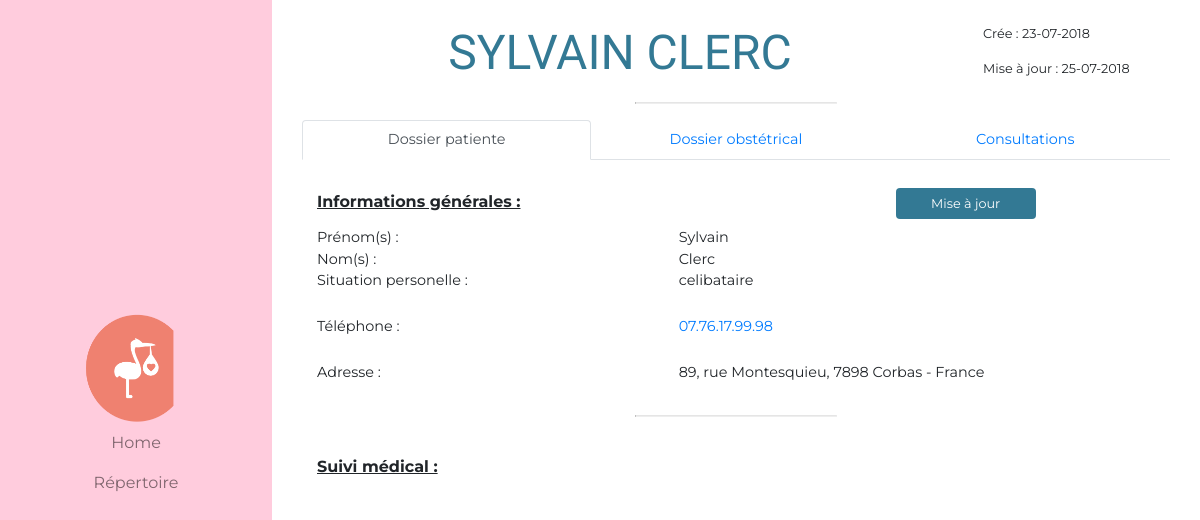
The app's page /espace-pro/repertoire/sylvain-clerc/ with its own data.
### APP_002_PROPAGE/models.py (models this page shows, shortened)
class Patient(models.Model):
    patient_first_name         = models.CharField(max_length=120,verbose_name="Prénom")
    patient_last_name          = models.CharField(max_length=120,verbose_name="Nom")
    patient_maiden_name        = models.CharField(max_length=120,verbose_name="Nom de jeune fille", null=True, blank=True)
    patient_birthday           = models.DateTimeField(null=True,blank=True)
    SITUATIONS                 = (
                                  ("Célibataire","Célibataire"),
                                  ("En couple","En couple"),
                                  ("Mariée","Mariée")
                                  )
    patient_situation          = models.CharField(max_length=100,choices=SITUATIONS, default="Célibataire", verbose_name="Situation familiale",null=True, blank=True)
    patient_job                = models.CharField(max_length=120,verbose_name="Profession", null=True, blank=True)
    phone_regex                = RegexValidator(regex=r'^0\d{9}$', message='Phone number must be like 06XXXXXXXX')
    patient_phone_number       = models.CharField(validators=[phone_regex], max_length=10, verbose_name="Téléphone")
    patient_address            = models.CharField(max_length=300, verbose_name="Adresse", null=True, blank=True)
    patient_zip_code           = models.CharField(max_length=5, verbose_name="Code postal", null=True, blank=True)
    patient_city               = models.CharField(max_length=64, verbose_name="Ville", null=True, blank=True)
    patient_contry             = models.CharField(max_length=64, default="France", verbose_name="Pays",null=True, blank=True)
    patient_gyn                = models.CharField(max_length=200,verbose_name="Gynécologue", null=True, blank=True)
    patient_med                = models.CharField(max_length=200,verbose_name="Médecin traitant", null=True, blank=True)
    patient_taille             = models.FloatField(verbose_name="Taille (m)",null=True, blank=True)
    patient_poid               = models.IntegerField(verbose_name="Poids (Kg)", null=True, blank=True)
    patient_ant_fam            = models.TextField(verbose_name="Antécédants familiaux", null=True, blank=True)
    patient_ant_perso          = models.TextField(verbose_name="Antécédants personnels", null=True, blank=True)
    patient_ant_chir           = models.TextField(verbose_name="Antécédants chirurgicaux", null=True, blank=True)
    patient_ant_gyn            = models.TextField(verbose_name="Antécédants gynécologiques", null=True, blank=True)
    CONTRACEPTIONS             = (
                                  ("rien","Pas de contraception"),
                                  ("anneau_vaginal","Anneau vignal"),
                                  ("DIU","DIU"),
                                  ("implant","Implant contraceptif"),
                                  ("ligature","Ligature des trompes"),
                                  ("obturation","Obturation des trompes"),
                                  ("patch","Patch"),
                                  ("pilule","Pilule contraceptive"),
                                  ("progestatif_en_injection","Progestatifs en injections"),
                                  )
    patient_contraception      = models.CharField(max_length=100,choices=CONTRACEPTIONS,default="rien",verbose_name="Contraception",null=True, blank=True)
    patient_FCV_bool           = models.BooleanField(default=False, verbose_name="FCV", blank=True)
    patient_FCV_com            = models.CharField(max_length=300, verbose_name="FCV informations", null=True, blank=True)
    patient_addictions         = models.CharField(max_length=300, verbose_name="Tabac/addications", null=True, blank=True)
    patient_allergies          = models.CharField(max_length=300, verbose_name="Allergie(s)", null=True, blank=True)
    slug                       = models.SlugField(null=True, blank=True)
    created_at                 = models.DateTimeField(auto_now_add=True)
    updated_at                 = models.DateTimeField(auto_now=True)
    class Meta:
        verbose_name = 'Patiente'
        verbose_name_plural = 'Patientes'
    def get_adress(self):
        try:
            return self.patient_address + ", " + self.patient_zip_code + " " + self.patient_city + " - " + self.patient_contry
        except:
            pass
    def get_call_number(self):
        number = self.patient_phone_number
        return number[1:]
    def get_printable_number(self):
        number = self.patient_phone_number
        txt=""
        for i in range(len(number)):
            txt += number[i]
            if i%2 == 1 and i < len(number)-1:
                txt += '.'
        return txt
    @property
    def title(self):
        return self.patient_first_name + '-' + self.patient_last_name

### APP_002_PROPAGE/views.py (the view)
# urls.py: url(r'^repertoire/(?P<slug>[\w-]+)/$', PatientDetailView.as_view(), name='patient-details'),
class PatientDetailView(DetailView):
    template_name = "APP_002_PROPAGE/004_patient_details.html"
    def get_queryset(self):
        return Patient.objects.all()

### APP_002_PROPAGE/templates/APP_002_PROPAGE/004_patient_details.html (shortened to what this page needs)
{% extends "base.html" %}
{% load staticfiles %}
{% block css %}
{{ block.super }}
<link href="{% static 'APP_002_PROPAGE/css/002_side_navbar.css' %}" rel="stylesheet">
<link href="{% static 'APP_002_PROPAGE/css/004_patient_details.css' %}" rel="stylesheet">
{% endblock css %}
{% block content %}
{% include "APP_002_PROPAGE/002_side_navbar.html" %}
<div class="container-fluid patient-details-css">
    <div class='row justify-content-center'>
        <div class='col-lg-9'>
            <h1 class="main-page-title pt-4" align="center"> {{object.patient_first_name|upper}} {{object.patient_last_name|upper}}</h1>
        </div>
        <div class='col-lg-3 date-patient'>
            <div class='row'>
                <div class='col-12 pt-lg-4 pt-2'>
                    <p> Crée : {{object.created_at|date:'d-m-Y'}}</p>
                </div>
            </div>
            <div class='row'>
                <div class='col-12'>
                    <p> Mise à jour : {{object.updated_at|date:'d-m-Y'}}</p>
                </div>
            </div>
        </div>
    </div>
    <hr class="featurette-divider">
    <div class="container mt-2">
      <ul class="nav-infos-patient nav nav-tabs nav-justified">
        <li class="nav-item">
          <a class="nav-link active" data-toggle="tab" href="#dossier_patiente">Dossier patiente</a>
        </li>
        <li class="nav-item">
          <a class="nav-link" data-toggle="tab" href="#menu1">Dossier obstétrical</a>
        </li>
        <li class="nav-item">
          <a class="nav-link" data-toggle="tab" href="#menu2">Consultations</a>
        </li>
      </ul>
  <div class="tab-content">
    <div id="dossier_patiente" class="container tab-pane active"><br>
        <div class='row'>
            <div class='col-8 pt-2'>
                <h3 class="tab-main-title"><b><u>Informations générales :</u></b></h3>
            </div>
            <div class='col-4 date-patient pt-1'>
                <a href="{% url 'propage:patient-update' slug=object.slug %}" class="btn button" role="button" aria-pressed="true">Mise à jour</a>
            </div>
        </div>
      <div class="informations-generales pt-2">
          <div class='row tab-text'>
              <div class='col-6 col-sm-5'>
                  <p class='champs'>Prénom(s) : </p>
              </div>
              <div class='col-6'>
                  <p class='champs'>{{object.patient_first_name}}</p>
              </div>
          </div>
          <div class='row tab-text'>
              <div class='col-6 col-sm-5'>
                  <p class='champs'>Nom(s) : </p>
              </div>
              <div class='col-6'>
                  <p class='champs'>{{object.patient_last_name}}</p>
              </div>
          </div>
          {% if object.patient_situation %}
          <div class='row tab-text'>
              <div class='col-6 col-sm-5'>
                  <p class='champs'>Situation personelle : </p>
              </div>
              <div class='col-6'>
                  <p class='champs'>{{object.patient_situation}}</p>
              </div>
          </div>
          {% endif %}
          <div class='row tab-text'>
              <div class='col-6 col-sm-5'>
                  <p class='champs'>Téléphone : </p>
              </div>
              <div class='col-6'>
                  <a href="tel:+33{{patient.get_call_number}}"><p class='champs'>{{object.get_printable_number}}</p></a>
              </div>
          </div>
          {% if object.get_adress %}
          <div class='row tab-text'>
              <div class='col-6 col-sm-5'>
                  <p class='champs'>Adresse : </p>
              </div>
              <div class='col-6'>
                  <p class='champs'>{{object.get_adress}}</p>
              </div>
          </div>
          {% endif %}
          <hr class="featurette-divider">
          <div class='row'>
              <div class='col-12 pt-4 pb-2'>
                  <h3 class="tab-main-title"><b><u>Suivi médical :</u></b></h3>
              </div>
          </div>
      </div>
    </div>
  </div>
</div>
</div>
{% endblock content %}

### APP_002_PROPAGE/static/APP_002_PROPAGE/css/002_side_navbar.css (style rules this page uses)
@media (min-width: 1200px) { body { padding-left: 17rem; } }

### APP_002_PROPAGE/static/APP_002_PROPAGE/css/004_patient_details.css (style rules this page uses)
.button { background-color: #337994; border: none; width: 140px; color: white; padding: 6px 11px; text-align: center; text-decoration: none; font-size: 0.8rem; }
.patient-details-css { font-family: 'Montserrat', sans-serif; }
.main-page-title { text-align: center; font-family: 'Amatic SC', cursive; color: #337994; font-size: 3rem; }
hr { display: block; margin-top: 0.5em; margin-bottom: 1em; width: 200px; border-style: inset; border-width: 1px; }
p.champs { margin-bottom:0px; }
@media (min-width: 1200px) { .date-patient { font-size: 0.8rem; } }
@media (min-width: 1200px) { .nav-infos-patient { font-size: 0.9rem; } }
@media (min-width: 1200px) { .tab-main-title { font-size: 1rem; } }
@media (min-width: 1200px) { .tab-text { font-size: 0.9rem; } }

### records on screen
Patient: patient_first_name "SYLVAIN", patient_last_name "CLERC", created_at "23-07-2018", updated_at "25-07-2018", patient_first_name "Sylvain", patient_last_name "Clerc", patient_situation "celibataire", get_printable_number "07.76.17.99.98", get_adress "89, rue Montesquieu, 7898 Corbas - France"
